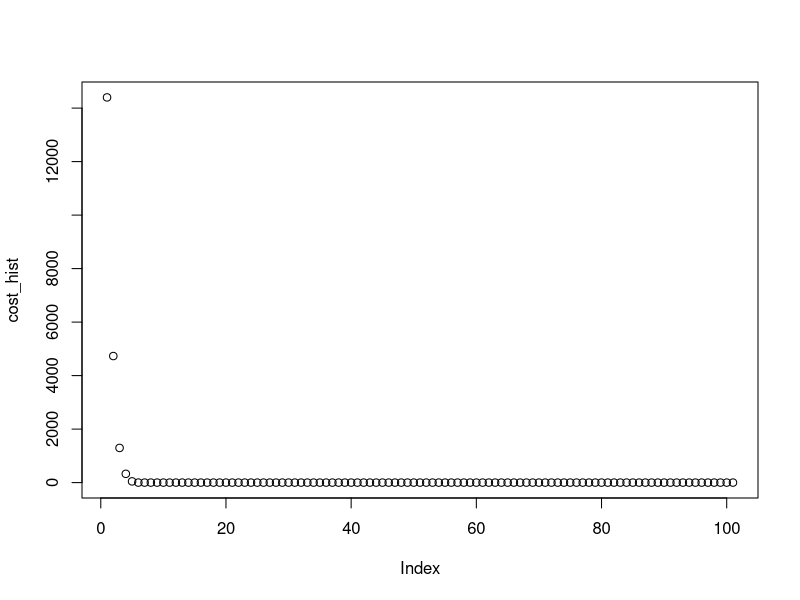

The R source for this figure: (Note: this script raises an error after producing the figure.)
## ---- chunk 1

## ---- chunk 2
random_search <- function(g, alpha_choice = 1, max_its = 100, num_samples = 1000, w0 = c(0,0)) {
  
  # Initialize weight history
  weight_history <- matrix(w0, nrow = 2)

  # Initialize cost history 
  cost_history <- g(w0[1], w0[2])
  
  its <- 1
  
  while(its <= max_its) {
    current_weights <- weight_history[,its]
    
    weights <- matrix(numeric(0), nrow = 2)
    costs <- numeric(0)
    
    # Generate random directions
    for(i in 1:num_samples) {
      # Random number generation
      direction <- runif(min = -1, max = 1, n = 2)
      direction <- direction / sqrt(sum(direction^2))
      
      # Save random weight update and cost
      if(alpha_choice != "diminishing") {
        weights <- cbind(weights, current_weights + alpha_choice * direction)
        costs <- c(costs, g(weights[1, i], weights[2, i]))
      } else {
        weights <- cbind(weights, current_weights + (1/its) * direction)
        costs <- c(costs, g(weights[1, i], weights[2, i]))
      }
    }
    
    # Save best weights and cost found
    best_index <- which.min(costs)
    best_weight <- weights[, best_index]
    best_cost <- costs[best_index]
    
    weight_history <- cbind(weight_history, unname(best_weight))
    cost_history <- c(cost_history, best_cost)
    
    its <- its + 1
  }
  
  list(weight_history, cost_history)
}
## ---- chunk 3
g <- function(w1, w2) {
  100 * (w2 - w1^2)^2 + (w1 - w2)^2
}
## ---- chunk 4
cost_hist <- random_search(g, w0 = c(-3, -3))[[2]]
plot(cost_hist)
tail(x, n = 1)
## ---- chunk 5
cost_hist_d <- random_search(g, w0 = c(-3, -3), alpha_choice = "diminishing")[[2]]
plot(cost_hist_d)
## ---- chunk 6
cost_hist[length(cost_hist)]
cost_hist_d[length(cost_hist_d)]
## ---- chunk 7
# Pseudocode:
# Function {
# Initialize weight and cost histories
# 
# For iterations 1 to max_its or until tol reached {
#   If odd iteration -> optimize w1
#       Calculate step in + and - w1 directions
#       Save the direction that produces best descent (or neither if no descent)
#       Update cost weight and cost history
#   else, optimize w2
#       Calculate step in + and - w2 directions
#       Save the direction that produces best descent (or neither if no descent)
#       Update cost weight and cost history
# }
# 
# Return final weight and cost
# }

coordinate_descent_0 <- function(g, alpha_choice = 1, max_its = 100, w0 = c(0,0), tol = 10^-5) {
  
  # Initialize weight history
  weight_history <- matrix(w0, nrow = 2)

  # Initialize cost history 
  cost_history <- g(w0[1], w0[2])
  
  its <- 1
  
  while(its <= max_its) {
      
    # Exit if tolerance is met
    if(its > 2 && sqrt((weight_history[its-1,] - weight_history[its-2,])^2) <= tol) {
      break
    }
    
    current_weights <- weight_history[,its]
    current_cost <- cost_history[its]
    
    # Alternate coordinate to descend
    if(its %% 2 == 1) {
      weight_plus <- current_weights + c(alpha_choice,0)
      weight_minus <- current_weights - c(alpha_choice,0)
    } else {
      weight_plus <- current_weights + c(0, alpha_choice)
      weight_minus <- current_weights - c(0, alpha_choice)
    }
    
    cost_plus <- g(weight_plus[1], weight_plus[2])
    cost_minus <- g(weight_minus[1], weight_minus[2])
    
    if(current_cost <= cost_plus && current_cost <= cost_minus) { # Other options are worse
      weight_history <- c(weight_history, current_weights)
      cost_history <- c(cost_history, current_cost)
    } else {
      if(cost_plus <= cost_minus) { # + direction is better
         weight_history <- c(weight_history, weight_plus)
        cost_history <- c(cost_history, cost_plus)
      } else { # - direction is better
        weight_history <- c(weight_history, weight_minus)
        cost_history <- c(cost_history, cost_minus)
      }
    }
  
    its <- its + 1
  }
  
  list(weight_history, cost_history)
}
## ---- chunk 8

## ---- chunk 9

## ---- chunk 10

## ---- chunk 11

## ---- chunk 12

## ---- chunk 13

## ---- chunk 14

## ---- chunk 15

## ---- chunk 16

## ---- chunk 17

## ---- chunk 18

## ---- chunk 19
